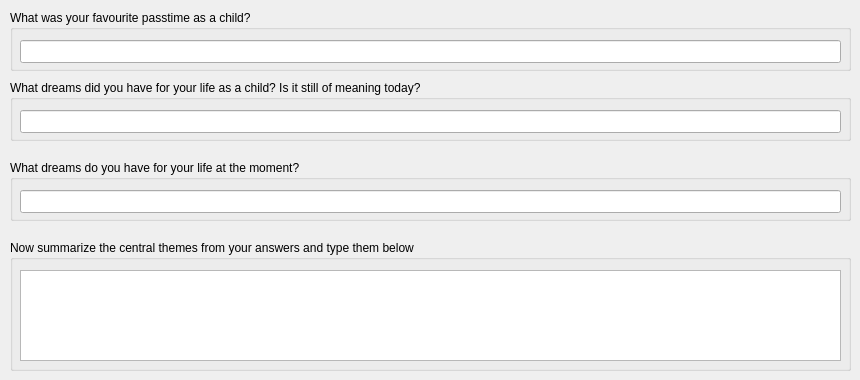
      <widget class="QWidget" name="tab_7">
       <attribute name="title">
        <string>Dreams</string>
       </attribute>
       <widget class="QGroupBox" name="groupBox_8">
        <property name="geometry">
         <rect>
          <x>10</x>
          <y>10</y>
          <width>841</width>
          <height>61</height>
         </rect>
        </property>
        <property name="title">
         <string>What was your favourite passtime as a child?</string>
        </property>
        <widget class="QLineEdit" name="txtDreamsPasttime">
         <property name="geometry">
          <rect>
           <x>10</x>
           <y>30</y>
           <width>821</width>
           <height>23</height>
          </rect>
         </property>
        </widget>
       </widget>
       <widget class="QGroupBox" name="groupBox_9">
        <property name="geometry">
         <rect>
          <x>10</x>
          <y>80</y>
          <width>841</width>
          <height>61</height>
         </rect>
        </property>
        <property name="title">
         <string>What dreams did you have for your life as a child? Is it still of meaning today?</string>
        </property>
        <widget class="QLineEdit" name="txtDreamsChild">
         <property name="geometry">
          <rect>
           <x>10</x>
           <y>30</y>
           <width>821</width>
           <height>23</height>
          </rect>
         </property>
        </widget>
       </widget>
       <widget class="QGroupBox" name="groupBox_10">
        <property name="geometry">
         <rect>
          <x>10</x>
          <y>240</y>
          <width>841</width>
          <height>131</height>
         </rect>
        </property>
        <property name="title">
         <string>Now summarize the central themes from your answers and type them below</string>
        </property>
        <widget class="QPlainTextEdit" name="txtDreamSummary">
         <property name="geometry">
          <rect>
           <x>10</x>
           <y>30</y>
           <width>821</width>
           <height>91</height>
          </rect>
         </property>
        </widget>
       </widget>
       <widget class="QGroupBox" name="groupBox_39">
        <property name="geometry">
         <rect>
          <x>10</x>
          <y>160</y>
          <width>841</width>
          <height>61</height>
         </rect>
        </property>
        <property name="title">
         <string>What dreams do you have for your life at the moment?</string>
        </property>
        <widget class="QLineEdit" name="txtDreamsCurrent">
         <property name="geometry">
          <rect>
           <x>10</x>
           <y>30</y>
           <width>821</width>
           <height>23</height>
          </rect>
         </property>
        </widget>
       </widget>
      </widget>
